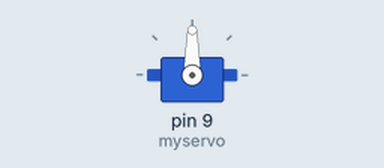
The sketch below on a simulated Arduino Uno, built with avr-gcc and run on an emulated ATmega328P. Parts: servo.

Above: at 0.05 s.
At 3.0 s:
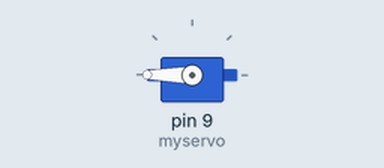
At 6.0 s:
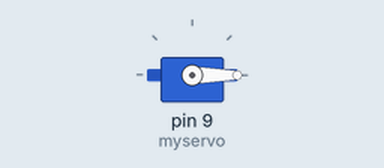
Timing chart, 0 to 7.8 s (numbered marks = the images above):
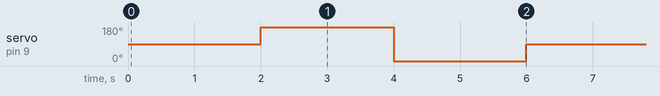

Measured:
- by itself, servo on pin 9 (myservo): repeats every 6.0 s: 0° 2.0 s, 90° 2.0 s, 180° 2.0 s

The sketch:

sketch_jun16a.ino
```cpp
#include <Servo.h>

Servo myservo; // create servo object to control a servo
// a maximum of eight servo objects can be created

int pos = 0; // variable to store the servo position

void setup()
{
  myservo.attach(9); // attaches the servo on pin 9 to the servo object
}

void loop()
{
  /*for(pos = 0; pos < 180; pos += 1) // goes from 0 degrees to 180 degrees
  { // in steps of 1 degree
    myservo.write(pos); // tell servo to go to position in variable 'pos'
    delay(15); // waits 15ms for the servo to reach the position
  }
  for(pos = 180; pos>=1; pos-=1) // goes from 180 degrees to 0 degrees
  {
    myservo.write(pos); // tell servo to go to position in variable 'pos'
    delay(15); // waits 15ms for the servo to reach the position
  } */
  myservo.write(90);
  delay(2000);
  myservo.write(180);
  delay(2000);
  myservo.write(0);
  delay(2000);
}
```
